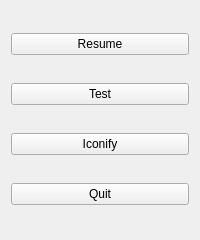
<?xml version="1.0" encoding="UTF-8"?>
<ui version="4.0">
 <class>MenuWidget</class>
 <widget class="QWidget" name="MenuWidget">
  <property name="geometry">
   <rect><x>0</x><y>0</y><width>200</width><height>240</height></rect>
  </property>
  <layout class="QVBoxLayout" name="verticalLayout">
   <item>
    <widget class="QPushButton" name="btnResume">
     <property name="text">
      <string>Resume</string>
     </property>
    </widget>
   </item>
   <item>
    <widget class="QPushButton" name="btnTest">
     <property name="text">
      <string>Test</string>
     </property>
    </widget>
   </item>
   <item>
    <widget class="QPushButton" name="btnIconify">
     <property name="text">
      <string>Iconify</string>
     </property>
    </widget>
   </item>
   <item>
    <widget class="QPushButton" name="btnQuit">
     <property name="text">
      <string>Quit</string>
     </property>
    </widget>
   </item>
  </layout>
 </widget>
 <resources/>
 <connections/>
</ui>
